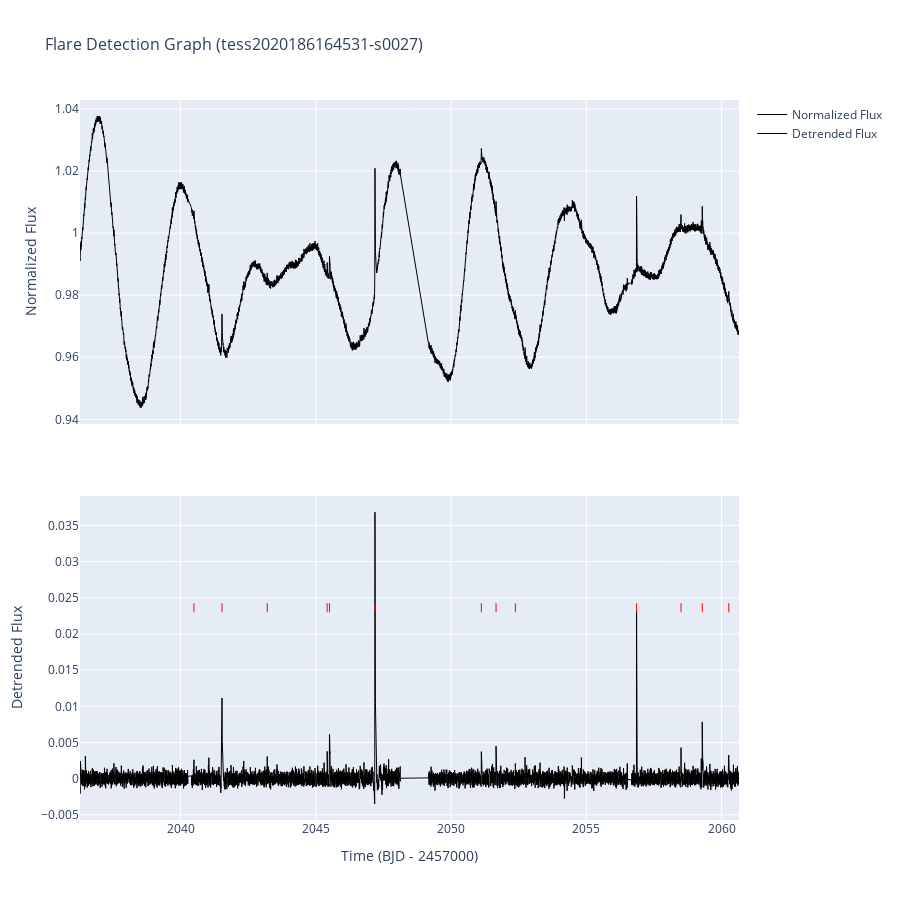

The code cell stored with this chart in its notebook:
### Code cell
# plot_flare() メソッドでフレアをプロット
detectors["detector_s0027"].plot_flare()

### Figure 1 — Plotly figure (JSON) as saved in the notebook; plotly's stock layout.template omitted (floating-point values rounded to 4 significant figures; data arrays with more than 128 entries replaced by an {"elided": "..."} marker saying what was removed)
{"data": [{"line": {"color": "black", "width": 1}, "mode": "lines", "name": "Normalized Flux", "type": "scatter", "x": {"elided": "16593 float values"}, "xaxis": "x", "y": {"elided": "16593 float values"}, "yaxis": "y"}, {"line": {"color": "black", "width": 1}, "mode": "lines", "name": "Detrended Flux", "type": "scatter", "x": {"elided": "16593 float values"}, "xaxis": "x2", "y": {"elided": "16593 float values"}, "yaxis": "y2"}, {"line": {"color": "red", "dash": "dash", "width": 1}, "mode": "lines", "showlegend": false, "type": "scatter", "x": [2040.0, 2040.0], "xaxis": "x2", "y": [0.023, 0.0243], "yaxis": "y2"}, {"line": {"color": "red", "dash": "dash", "width": 1}, "mode": "lines", "showlegend": false, "type": "scatter", "x": [2042.0, 2042.0], "xaxis": "x2", "y": [0.023, 0.0243], "yaxis": "y2"}, {"line": {"color": "red", "dash": "dash", "width": 1}, "mode": "lines", "showlegend": false, "type": "scatter", "x": [2043.0, 2043.0], "xaxis": "x2", "y": [0.023, 0.0243], "yaxis": "y2"}, {"line": {"color": "red", "dash": "dash", "width": 1}, "mode": "lines", "showlegend": false, "type": "scatter", "x": [2045.0, 2045.0], "xaxis": "x2", "y": [0.023, 0.0243], "yaxis": "y2"}, {"line": {"color": "red", "dash": "dash", "width": 1}, "mode": "lines", "showlegend": false, "type": "scatter", "x": [2046.0, 2046.0], "xaxis": "x2", "y": [0.023, 0.0243], "yaxis": "y2"}, {"line": {"color": "red", "dash": "dash", "width": 1}, "mode": "lines", "showlegend": false, "type": "scatter", "x": [2047.0, 2047.0], "xaxis": "x2", "y": [0.023, 0.0243], "yaxis": "y2"}, {"line": {"color": "red", "dash": "dash", "width": 1}, "mode": "lines", "showlegend": false, "type": "scatter", "x": [2051.0, 2051.0], "xaxis": "x2", "y": [0.023, 0.0243], "yaxis": "y2"}, {"line": {"color": "red", "dash": "dash", "width": 1}, "mode": "lines", "showlegend": false, "type": "scatter", "x": [2052.0, 2052.0], "xaxis": "x2", "y": [0.023, 0.0243], "yaxis": "y2"}, {"line": {"color": "red", "dash": "dash", "width": 1}, "mode": "lines", "showlegend": false, "type": "scatter", "x": [2052.0, 2052.0], "xaxis": "x2", "y": [0.023, 0.0243], "yaxis": "y2"}, {"line": {"color": "red", "dash": "dash", "width": 1}, "mode": "lines", "showlegend": false, "type": "scatter", "x": [2057.0, 2057.0], "xaxis": "x2", "y": [0.023, 0.0243], "yaxis": "y2"}, {"line": {"color": "red", "dash": "dash", "width": 1}, "mode": "lines", "showlegend": false, "type": "scatter", "x": [2059.0, 2059.0], "xaxis": "x2", "y": [0.023, 0.0243], "yaxis": "y2"}, {"line": {"color": "red", "dash": "dash", "width": 1}, "mode": "lines", "showlegend": false, "type": "scatter", "x": [2059.0, 2059.0], "xaxis": "x2", "y": [0.023, 0.0243], "yaxis": "y2"}, {"line": {"color": "red", "dash": "dash", "width": 1}, "mode": "lines", "showlegend": false, "type": "scatter", "x": [2060.0, 2060.0], "xaxis": "x2", "y": [0.023, 0.0243], "yaxis": "y2"}], "layout": {"height": 900, "title": {"font": {"size": 16}, "text": "Flare Detection Graph (tess2020186164531-s0027)"}, "xaxis": {"anchor": "y", "domain": [0, 1], "matches": "x2", "showticklabels": false}, "xaxis2": {"anchor": "y2", "domain": [0, 1], "title": {"text": "Time (BJD - 2457000)"}}, "yaxis": {"anchor": "x", "domain": [0.55, 1], "title": {"text": "Normalized Flux"}}, "yaxis2": {"anchor": "x2", "domain": [0, 0.45], "title": {"text": "Detrended Flux"}}}}
